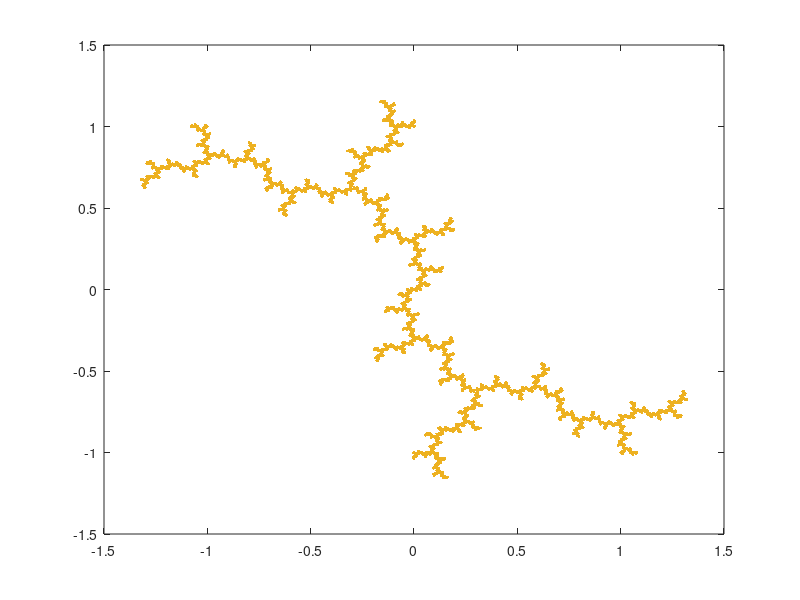

MATLAB code for this plot: (Note: this script raises an error after producing the figure.)
% function julia1(c, N, colour)
%
% Draw the Julia set of p_c(z) = z^2 + c.
%
% c : Any complex number.  The default value is i.
% N : The number of iterations.  The default value is 17.
% colour : One of the colours accepted in Matlab plot/fill.
%          The default colour is blue.
%

function julia1(c, N, colour)
    if ( nargin < 3 )
        colour = 'blue';
        if ( nargin < 2 )
            N = 17;
            if ( nargin < 1 )
                c = i;
            end
        end
    end

    % Compute the repelling fixed point  (1 + sqrt(1 - 4c))/2 , where
    % sqrt(1 - 4c) is the square root of 1 - 4c with a non negative
    % real part.
    x = real(1-4*c);
    y = imag(1-4*c);
    q = sqrt(x^2+y^2);
    if ( x == 0 && y == 0 )
        u = 0;
        v = 0;
    elseif ( x > 0 )
        u = sqrt(2*(x+q))/2;
        v = y/(2*u);
    else
        v = sqrt(2*(-x+q))/2;
        u = y/(2*v);
    end;
    w = (1 + (u+i*v))/2;
    fprintf('%f + %f i is a repelling fixed point if c~= 1/4.\n',real(w),imag(w));
    fprintf('We use %f + %f i as starting point.\n',real(w),imag(w));

    % Compute the bachward iterations and draw the Julia set.
    x = real(w-c);
    y = imag(w-c);

    figure;
    for n = 1:N
        q = sqrt(x.^2+y.^2);
        for j = 1:length(x)
            if ( x(j) == 0 && y(j) == 0 )
                u(j) = 0;
                v(j) = 0;
            elseif ( x(j) > 0 )
                u(j) = sqrt(2*(x(j)+q(j)))/2;
                v(j) = y(j)/(2*u(j));
            else
                v(j) = sqrt(2*(-x(j)+q(j)))/2;
                u(j) = y(j)/(2*v(j));
            end;
        end
        x = [ u , -u ];
        y = [ v , -v ];

        % We draw the points.
        plot(x,y,'.','LineWidth',0.1);

        % Go on with the next iteration (if there is one).
        x = [ u , -u ] - real(c);
        y = [ v , -v ] - imag(c);        
        hold on
    end
    h = gca;
    set(h.Children,'Color',colour);
    axis equal;
    grid on
    title(['p(z) = z^2 + ',num2str(real(c)),' + ',num2str(imag(c)),'i']);
    hold off
    display('The drawing is completed.');
end
